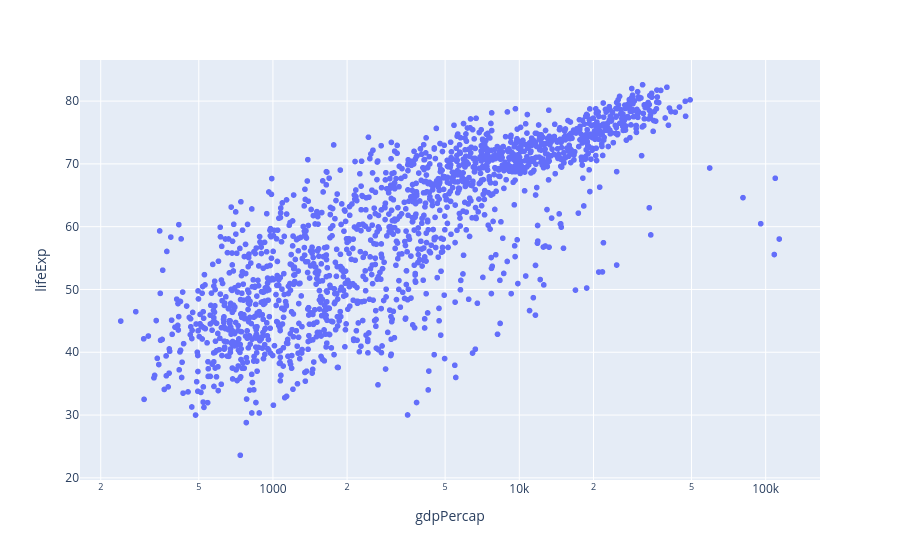

Source (notebook cell):
### Markdown cell above
That looks very different from where we will end up!  First things first, we've got a curved relationship between per capita GDP and life expectancy.  We learned in the last lesson that a linear model doesn't do a good job modeling the relationship between two features where the scatterplot has a curved pattern.  

However, there are ways to "straighten" the relationship through feature engineering.  You aren't expected to know this, but a plot like this, where the points travel steeply up the y-axis and then flatten out, is characteristic of a logarithmic rather than linear relationship.

That means that if we use a log scale for our x-axis, our points will fall into a line rather than a curve.

### Code cell
fig = px.scatter(df,
                 x='gdpPercap',
                 y='lifeExp',
                 log_x=True)

fig.show()

### Figure 1 — Plotly figure (JSON) as saved in the notebook; plotly's stock layout.template omitted (floating-point values rounded to 4 significant figures; data arrays with more than 128 entries replaced by an {"elided": "..."} marker saying what was removed)
{"data": [{"hovertemplate": "gdpPercap=%{x}<br>lifeExp=%{y}<extra></extra>", "legendgroup": "", "marker": {"color": "#636efa", "symbol": "circle"}, "mode": "markers", "name": "", "showlegend": false, "type": "scattergl", "x": {"elided": "1704 float values"}, "xaxis": "x", "y": {"elided": "1704 float values"}, "yaxis": "y"}], "layout": {"autosize": true, "legend": {"tracegroupgap": 0}, "margin": {"t": 60}, "xaxis": {"anchor": "y", "autorange": true, "domain": [0, 1], "range": [2.211, 5.226], "title": {"text": "gdpPercap"}, "type": "log"}, "yaxis": {"anchor": "x", "autorange": true, "domain": [0, 1], "range": [19.03, 87.17], "title": {"text": "lifeExp"}, "type": "linear"}}}
